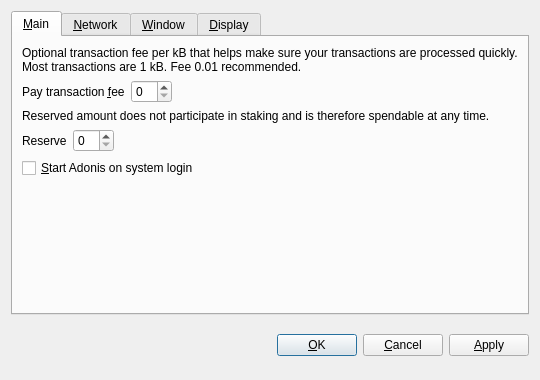
<?xml version="1.0" encoding="UTF-8"?>
<ui version="4.0">
 <class>OptionsDialog</class>
 <widget class="QDialog" name="OptionsDialog">
  <property name="geometry">
   <rect>
    <x>0</x>
    <y>0</y>
    <width>540</width>
    <height>380</height>
   </rect>
  </property>
  <property name="windowTitle">
   <string>Options</string>
  </property>
  <property name="modal">
   <bool>true</bool>
  </property>
  <layout class="QVBoxLayout" name="verticalLayout">
   <item>
    <widget class="QTabWidget" name="tabWidget">
     <property name="tabPosition">
      <enum>QTabWidget::North</enum>
     </property>
     <property name="currentIndex">
      <number>0</number>
     </property>
     <widget class="QWidget" name="tabMain">
      <attribute name="title">
       <string>&amp;Main</string>
      </attribute>
      <layout class="QVBoxLayout" name="verticalLayout_Main">
       <item>
        <widget class="QLabel" name="transactionFeeInfoLabel">
         <property name="text">
          <string>Optional transaction fee per kB that helps make sure your transactions are processed quickly. Most transactions are 1 kB. Fee 0.01 recommended.</string>
         </property>
         <property name="textFormat">
          <enum>Qt::PlainText</enum>
         </property>
         <property name="wordWrap">
          <bool>true</bool>
         </property>
        </widget>
       </item>
       <item>
        <layout class="QHBoxLayout" name="horizontalLayoutFee">
         <item>
          <widget class="QLabel" name="transactionFeeLabel">
           <property name="text">
            <string>Pay transaction &amp;fee</string>
           </property>
           <property name="textFormat">
            <enum>Qt::PlainText</enum>
           </property>
           <property name="buddy">
            <cstring>transactionFee</cstring>
           </property>
          </widget>
         </item>
         <item>
          <widget class="BitcoinAmountField" name="transactionFee"/>
         </item>
         <item>
          <spacer name="horizontalSpacerFee">
           <property name="orientation">
            <enum>Qt::Horizontal</enum>
           </property>
           <property name="sizeHint" stdset="0">
            <size>
             <width>40</width>
             <height>20</height>
            </size>
           </property>
          </spacer>
         </item>
        </layout>
       </item>
       <item>
        <widget class="QLabel" name="reserveBalanceInfoLabel">
         <property name="text">
          <string>Reserved amount does not participate in staking and is therefore spendable at any time.</string>
         </property>
         <property name="textFormat">
          <enum>Qt::PlainText</enum>
         </property>
         <property name="wordWrap">
          <bool>true</bool>
         </property>
        </widget>
       </item>
       <item>
        <layout class="QHBoxLayout" name="horizontalLayoutReserveBalance">
         <item>
          <widget class="QLabel" name="reserveBalanceLabel">
           <property name="text">
            <string>Reserve</string>
           </property>
           <property name="textFormat">
            <enum>Qt::PlainText</enum>
           </property>
           <property name="buddy">
            <cstring>reserveBalance</cstring>
           </property>
          </widget>
         </item>
         <item>
          <widget class="BitcoinAmountField" name="reserveBalance"/>
         </item>
         <item>
          <spacer name="horizontalSpacerReserveBalance">
           <property name="orientation">
            <enum>Qt::Horizontal</enum>
           </property>
           <property name="sizeHint" stdset="0">
            <size>
             <width>40</width>
             <height>20</height>
            </size>
           </property>
          </spacer>
         </item>
        </layout>
       </item>
       <item>
        <widget class="QCheckBox" name="bitcoinAtStartup">
         <property name="toolTip">
          <string>Automatically start Adonis after logging in to the system.</string>
         </property>
         <property name="text">
          <string>&amp;Start Adonis on system login</string>
         </property>
        </widget>
       </item>
       <item>
        <spacer name="verticalSpacer_Main">
         <property name="orientation">
          <enum>Qt::Vertical</enum>
         </property>
         <property name="sizeHint" stdset="0">
          <size>
           <width>20</width>
           <height>40</height>
          </size>
         </property>
        </spacer>
       </item>
      </layout>
     </widget>
     <widget class="QWidget" name="tabNetwork">
      <attribute name="title">
       <string>&amp;Network</string>
      </attribute>
      <layout class="QVBoxLayout" name="verticalLayout_Network">
       <item>
        <widget class="QCheckBox" name="mapPortUpnp">
         <property name="toolTip">
          <string>Automatically open the Adonis client port on the router. This only works when your router supports UPnP and it is enabled.</string>
         </property>
         <property name="text">
          <string>Map port using &amp;UPnP</string>
         </property>
        </widget>
       </item>
       <item>
        <widget class="QCheckBox" name="connectSocks">
         <property name="toolTip">
          <string>Connect to the Adonis network through a SOCKS proxy (e.g. when connecting through Tor).</string>
         </property>
         <property name="text">
          <string>&amp;Connect through SOCKS proxy:</string>
         </property>
        </widget>
       </item>
       <item>
        <layout class="QHBoxLayout" name="horizontalLayout_Network">
         <item>
          <widget class="QLabel" name="proxyIpLabel">
           <property name="text">
            <string>Proxy &amp;IP:</string>
           </property>
           <property name="textFormat">
            <enum>Qt::PlainText</enum>
           </property>
           <property name="buddy">
            <cstring>proxyIp</cstring>
           </property>
          </widget>
         </item>
         <item>
          <widget class="QValidatedLineEdit" name="proxyIp">
           <property name="maximumSize">
            <size>
             <width>140</width>
             <height>16777215</height>
            </size>
           </property>
           <property name="toolTip">
            <string>IP address of the proxy (e.g. 127.0.0.1)</string>
           </property>
          </widget>
         </item>
         <item>
          <widget class="QLabel" name="proxyPortLabel">
           <property name="text">
            <string>&amp;Port:</string>
           </property>
           <property name="textFormat">
            <enum>Qt::PlainText</enum>
           </property>
           <property name="buddy">
            <cstring>proxyPort</cstring>
           </property>
          </widget>
         </item>
         <item>
          <widget class="QLineEdit" name="proxyPort">
           <property name="maximumSize">
            <size>
             <width>55</width>
             <height>16777215</height>
            </size>
           </property>
           <property name="toolTip">
            <string>Port of the proxy (e.g. 9050)</string>
           </property>
          </widget>
         </item>
         <item>
          <widget class="QLabel" name="socksVersionLabel">
           <property name="text">
            <string>SOCKS &amp;Version:</string>
           </property>
           <property name="textFormat">
            <enum>Qt::PlainText</enum>
           </property>
           <property name="buddy">
            <cstring>socksVersion</cstring>
           </property>
          </widget>
         </item>
         <item>
          <widget class="QValueComboBox" name="socksVersion">
           <property name="toolTip">
            <string>SOCKS version of the proxy (e.g. 5)</string>
           </property>
          </widget>
         </item>
         <item>
          <spacer name="horizontalSpacer_Network">
           <property name="orientation">
            <enum>Qt::Horizontal</enum>
           </property>
           <property name="sizeHint" stdset="0">
            <size>
             <width>40</width>
             <height>20</height>
            </size>
           </property>
          </spacer>
         </item>
        </layout>
       </item>
       <item>
        <spacer name="verticalSpacer_Network">
         <property name="orientation">
          <enum>Qt::Vertical</enum>
         </property>
         <property name="sizeHint" stdset="0">
          <size>
           <width>20</width>
           <height>40</height>
          </size>
         </property>
        </spacer>
       </item>
      </layout>
     </widget>
     <widget class="QWidget" name="tabWindow">
      <attribute name="title">
       <string>&amp;Window</string>
      </attribute>
      <layout class="QVBoxLayout" name="verticalLayout_Window">
       <item>
        <widget class="QCheckBox" name="minimizeToTray">
         <property name="toolTip">
          <string>Show only a tray icon after minimizing the window.</string>
         </property>
         <property name="text">
          <string>&amp;Minimize to the tray instead of the taskbar</string>
         </property>
        </widget>
       </item>
       <item>
        <widget class="QCheckBox" name="minimizeOnClose">
         <property name="toolTip">
          <string>Minimize instead of exit the application when the window is closed. When this option is enabled, the application will be closed only after selecting Quit in the menu.</string>
         </property>
         <property name="text">
          <string>M&amp;inimize on close</string>
         </property>
        </widget>
       </item>
       <item>
        <spacer name="verticalSpacer_Window">
         <property name="orientation">
          <enum>Qt::Vertical</enum>
         </property>
         <property name="sizeHint" stdset="0">
          <size>
           <width>20</width>
           <height>40</height>
          </size>
         </property>
        </spacer>
       </item>
      </layout>
     </widget>
     <widget class="QWidget" name="tabDisplay">
      <attribute name="title">
       <string>&amp;Display</string>
      </attribute>
      <layout class="QVBoxLayout" name="verticalLayout_Display">
       <item>
        <layout class="QHBoxLayout" name="horizontalLayout_1_Display">
         <item>
          <widget class="QLabel" name="langLabel">
           <property name="text">
            <string>User Interface &amp;language:</string>
           </property>
           <property name="textFormat">
            <enum>Qt::PlainText</enum>
           </property>
           <property name="buddy">
            <cstring>lang</cstring>
           </property>
          </widget>
         </item>
         <item>
          <widget class="QValueComboBox" name="lang">
           <property name="toolTip">
            <string>The user interface language can be set here. This setting will take effect after restarting Adonis.</string>
           </property>
          </widget>
         </item>
        </layout>
       </item>
       <item>
        <layout class="QHBoxLayout" name="horizontalLayout_2_Display">
         <item>
          <widget class="QLabel" name="unitLabel">
           <property name="text">
            <string>&amp;Unit to show amounts in:</string>
           </property>
           <property name="textFormat">
            <enum>Qt::PlainText</enum>
           </property>
           <property name="buddy">
            <cstring>unit</cstring>
           </property>
          </widget>
         </item>
         <item>
          <widget class="QValueComboBox" name="unit">
           <property name="toolTip">
            <string>Choose the default subdivision unit to show in the interface and when sending coins.</string>
           </property>
          </widget>
         </item>
        </layout>
       </item>
       <item>
        <widget class="QCheckBox" name="displayAddresses">
         <property name="toolTip">
          <string>Whether to show Adonis addresses in the transaction list or not.</string>
         </property>
         <property name="text">
          <string>&amp;Display addresses in transaction list</string>
         </property>
        </widget>
       </item>
       <item>
        <widget class="QCheckBox" name="coinControlFeatures">
         <property name="toolTip">
          <string>Whether to show coin control features or not.</string>
         </property>
         <property name="text">
          <string>Display coin &amp;control features (experts only!)</string>
         </property>
        </widget>
       </item>
       <item>
        <spacer name="verticalSpacer_Display">
         <property name="orientation">
          <enum>Qt::Vertical</enum>
         </property>
         <property name="sizeHint" stdset="0">
          <size>
           <width>20</width>
           <height>40</height>
          </size>
         </property>
        </spacer>
       </item>
      </layout>
     </widget>
    </widget>
   </item>
   <item>
    <layout class="QHBoxLayout" name="horizontalLayout_Buttons">
     <item>
      <spacer name="horizontalSpacer_1">
       <property name="orientation">
        <enum>Qt::Horizontal</enum>
       </property>
       <property name="sizeHint" stdset="0">
        <size>
         <width>40</width>
         <height>48</height>
        </size>
       </property>
      </spacer>
     </item>
     <item>
      <widget class="QLabel" name="statusLabel">
       <property name="font">
        <font>
         <weight>75</weight>
         <bold>true</bold>
        </font>
       </property>
       <property name="text">
        <string/>
       </property>
       <property name="textFormat">
        <enum>Qt::PlainText</enum>
       </property>
       <property name="wordWrap">
        <bool>true</bool>
       </property>
      </widget>
     </item>
     <item>
      <spacer name="horizontalSpacer_2">
       <property name="orientation">
        <enum>Qt::Horizontal</enum>
       </property>
       <property name="sizeHint" stdset="0">
        <size>
         <width>40</width>
         <height>48</height>
        </size>
       </property>
      </spacer>
     </item>
     <item>
      <widget class="QPushButton" name="okButton">
       <property name="text">
        <string>&amp;OK</string>
       </property>
      </widget>
     </item>
     <item>
      <widget class="QPushButton" name="cancelButton">
       <property name="text">
        <string>&amp;Cancel</string>
       </property>
       <property name="autoDefault">
        <bool>false</bool>
       </property>
      </widget>
     </item>
     <item>
      <widget class="QPushButton" name="applyButton">
       <property name="text">
        <string>&amp;Apply</string>
       </property>
       <property name="autoDefault">
        <bool>false</bool>
       </property>
      </widget>
     </item>
    </layout>
   </item>
  </layout>
 </widget>
 <customwidgets>
  <customwidget>
   <class>BitcoinAmountField</class>
   <extends>QSpinBox</extends>
   <header>bitcoinamountfield.h</header>
  </customwidget>
  <customwidget>
   <class>QValueComboBox</class>
   <extends>QComboBox</extends>
   <header>qvaluecombobox.h</header>
  </customwidget>
  <customwidget>
   <class>QValidatedLineEdit</class>
   <extends>QLineEdit</extends>
   <header>qvalidatedlineedit.h</header>
  </customwidget>
 </customwidgets>
 <resources/>
 <connections/>
</ui>
